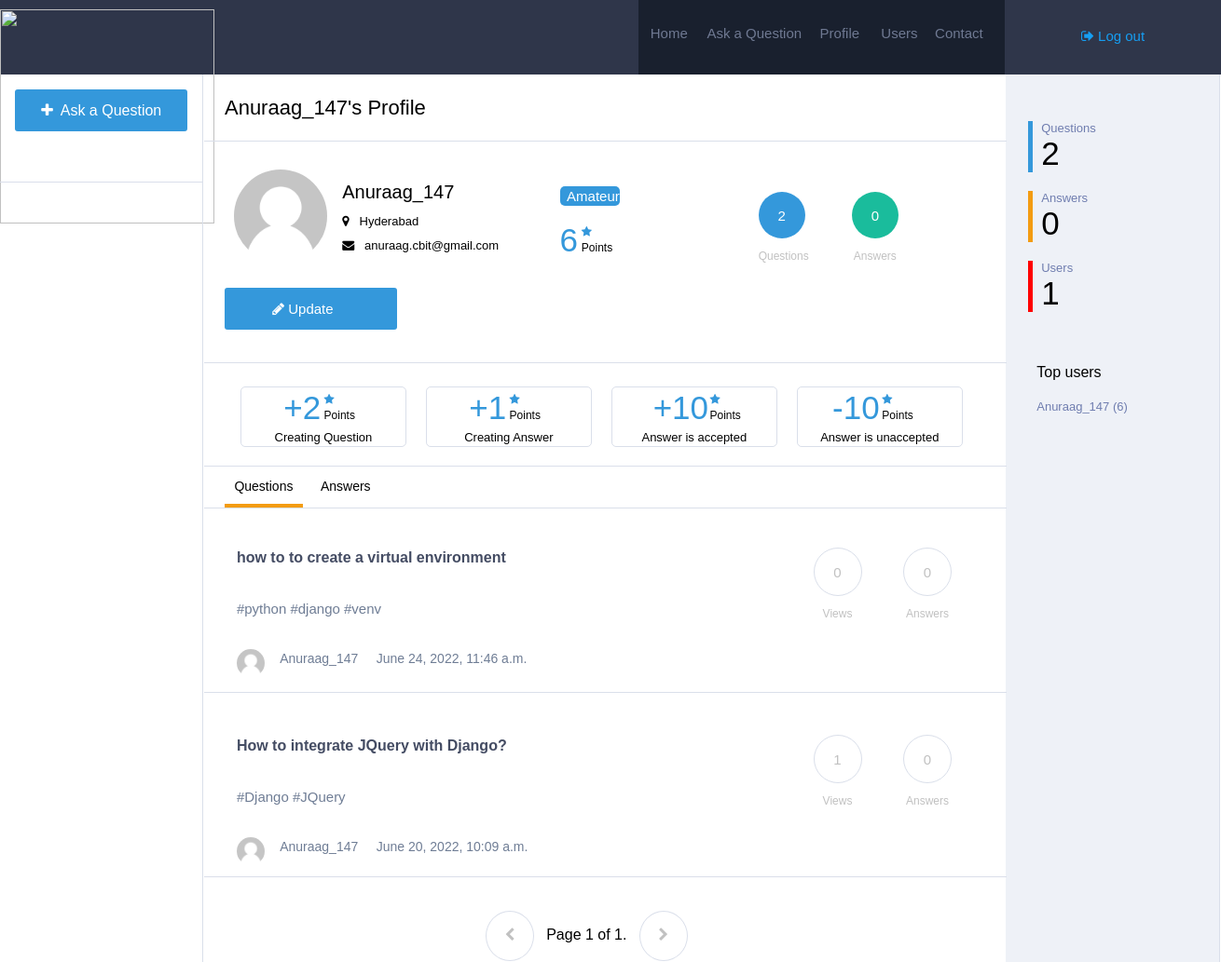
/profile/1/ (signed in), run on the app's committed database.
### Main/models.py (models this page shows, shortened)
class Profile(models.Model):
	user=models.ForeignKey(settings.AUTH_USER_MODEL,on_delete=models.CASCADE)
	image=models.ImageField(upload_to=upload_location,null=True,blank=True,)
	location=models.TextField(default="Not mentioned")
	points=models.IntegerField(default=0)
	questions=models.IntegerField(default=0)
	answers=models.IntegerField(default=0)
	def __str__(self):
		return self.user.username

class Question(models.Model):
	user=models.ForeignKey(Profile,on_delete=models.CASCADE)
	question=models.TextField()
	description=models.TextField(null=True, blank=True)
	views=models.IntegerField(default=0)
	answers=models.IntegerField(default=0)
	answered=models.IntegerField(default=0)
	timestamp=models.DateTimeField(auto_now=False, auto_now_add=True)

### Main/views.py (the view)
# urls.py: url(r'^profile/(?P<id>\d+)/$', views.profile,name='profile'),
@login_required
def profile(request, id):
  top = Profile.objects.all().order_by("-points")[:min(Profile.objects.count(),5)]
  if request.user.is_authenticated:
    profile = get_object_or_404(Profile,id=id)
    if profile.points < 100:
      color = "#3498db"
      rank = "Amateur"
    elif profile.points < 1000:
      color = "#1abc9c"
      rank = "Trainee"
    elif profile.points < 2000:
      color = "gold"
      rank = "Professor"
    else:
      color = "red"
      rank = "Legend"
  else:
    profile = get_object_or_404(Profile,id=1)
    val = ""
    percent = 100
  queryset_list=Question.objects.all().filter(user=profile).order_by("-timestamp")
  paginator = Paginator(queryset_list, 10)
  page = request.GET.get('page')
  username='Login'
  if User.is_active:
    username = User.username
  try:
    queryset = paginator.page(page)
  except PageNotAnInteger:
    queryset = paginator.page(1)
  except EmptyPage:
    queryset = paginator.page(paginator.num_pages)
  queryset_list1=Answer.objects.all().filter(user=profile).order_by("-timestamp")
  paginator1 = Paginator(queryset_list1, 10)
  page1 = request.GET.get('page1')
  username='Login'
  if User.is_active:
    username = User.username
  try:
    queryset1 = paginator1.page(page1)
  except PageNotAnInteger:
    queryset1 = paginator1.page(1)
  except EmptyPage:
    queryset1 = paginator1.page(paginator1.num_pages)
  context={
    "profile":profile,
    "color":color,
    "rank": rank,
    "object_list":queryset,
    "page":"page",
    "object_list1":queryset1,
    "page1":"page1","q":Question.objects.count(),"a":Answer.objects.count(),"u":Profile.objects.count(),"top":top
  }
  return render(request,"profile.html",context)

### templates/profile.html (shortened to what this page needs)
{% load staticfiles %}
<html>
<head>
<link rel='stylesheet' href='{% static "css/profile.css" %}'>
<link rel="stylesheet" href="https://cdnjs.cloudflare.com/ajax/libs/font-awesome/4.7.0/css/font-awesome.min.css">
</head>
<body>
	<div class="navbar">
		<div class="logo">
		</div>
		<div class="search">
		</div>
		<div class="navlinks">
			<h6><a href="{% url "home" %}">Home</a></h6> <h6 style="width: 30%;"><a href="{% url "create" %}">Ask a Question</a></h6> <h6><a href="{% url "profile" id=profile.id %}">Profile</a></h6> <h6><a href="{% url "user" %}">Users</a></h6> <h6><a>Contact</a></h6>
		</div>
		<div class="login" style="font-size: 15px;">
			{% if request.user.is_authenticated %}
			<p><a href="{% url "logout" %}"><i class="fa fa-sign-out" aria-hidden="true"></i> Log out</a></p>
			{% else %}
			<p><a href="{% url "login" %}"><i class="fa fa-sign-in" aria-hidden="true"></i> Log in / Register</a></p>
			{%endif %}
		</div>
	</div>
	<div class="main">
		<div class="links">
			<div id="ask-cont">
			<a href="{% url "create" %}" style="text-decoration: none;"><p class="ask"><i class="fa fa-plus" aria-hidden="true"></i>&nbsp Ask a Question</p></a>
			</div>
		</div>
		<div class="content">
			<table style="width: 100%;min-height: 100%;border-spacing: 0px;">
				<tr>
			<td style="width:100%; float: left;">
				<div class="heading">
					<div class="tab">
						<p>{{ profile.user }}'s Profile</p>
					</div>
				</div>
				<div class="heading cont">
					<div style="width:40%;display: inline-block;">
					{% if request.user.is_authenticated %}
					{% if profile.image %}
					<img src='{{ profile.image.url }}' id="image1"/>
					{% else %}
					<img src='{% static "image/default_user.png" %}' id="image1"/>
					{% endif %}
					<div class="mid">
						<p style="font-size: 20px;">{{ profile.user }}</p>
						<p><i class="fa fa-map-marker" aria-hidden="true"></i> &nbsp {{ profile.location }}</p>
						<p><i class="fa fa-envelope" aria-hidden="true"></i> &nbsp {{ profile.user.email }}</p>
					</div>
				</div>
					<div class="rank">
					<p style="background-color: {{ color }}; border:none;color: white">{{ rank }}</p>
					<div style="display: inline-block;">
						<p style="border:none;font-size: 35px;margin: 0px;color:#3498db">{{ profile.points }}</p>
					</div><div style="display: inline-block;margin-left: 2%;">
						<p style="border:none;font-size: 12px;margin: 0px;color:#3498db"><i class="fa fa-star" aria-hidden="true"></i></p>
						<p style="border:none;font-size: 12px;margin: 0px;">Points</p>
					</div></div>
					<div style="display: inline-block;vertical-align: middle;">
						<div class="circle" style="display: inline-block;"><h6 style="background-color: #3498db;color: white;border:none;">{{ profile.questions }}</h6><p>Questions</p></div>
						<div class="circle" style="display: inline-block;"><h6 style="background-color: #1abc9c;color: white;border:none;">{{ profile.answers }}</h6><p>Answers</p></div>
					</div>
					{% endif %}
					{% if request.user == profile.user %}
				<p style="background-color: #3498db;font-size: 15px;" class="button"><a href="{% url "profile_update" id=profile.id %}"><i class="fa fa-pencil" aria-hidden="true"></i> Update</a></p>
				{% endif %}
				</div>
			<div class="welcome">
				<div class="tab">
					<br/>
			<div class="rank1">
					<div style="display: inline-block;">
						<p style="border:none;font-size: 35px;margin: 0px;color:#3498db;margin-left: 110%;">+2</p>
					</div><div style="display: inline-block;margin-left: 27%;">
						<p style="border:none;font-size: 12px;margin: 0px;color:#3498db"><i class="fa fa-star" aria-hidden="true"></i></p>
						<p style="border:none;font-size: 12px;margin: 0px;">Points</p>
					</div>
					<p style="border:none;font-size: 13px;margin: 0px; width: 100%;text-align: center;padding-left: 0px;">Creating Question</p>
				</div>
			<div class="rank1">
					<div style="display: inline-block;">
						<p style="border:none;font-size: 35px;margin: 0px;color:#3498db;margin-left: 110%;">+1</p>
					</div><div style="display: inline-block;margin-left: 27%;">
						<p style="border:none;font-size: 12px;margin: 0px;color:#3498db"><i class="fa fa-star" aria-hidden="true"></i></p>
						<p style="border:none;font-size: 12px;margin: 0px;">Points</p>
					</div>
					<p style="border:none;font-size: 13px;margin: 0px;padding-right: 0px; width: 100%;text-align: center;padding-left: 0px;">Creating Answer</p>
				</div>
			<div class="rank1">
					<div style="display: inline-block;">
						<p style="border:none;font-size: 35px;margin: 0px;color:#3498db;margin-left: 70%;">+10</p>
					</div><div style="display: inline-block;margin-left: 25%;">
						<p style="border:none;font-size: 12px;margin: 0px;color:#3498db"><i class="fa fa-star" aria-hidden="true"></i></p>
						<p style="border:none;font-size: 12px;margin: 0px;">Points</p>
					</div>
					<p style="border:none;font-size: 13px;margin: 0px;padding-right: 0px; width: 100%;text-align: center;padding-left: 0px;">Answer is accepted</p>
				</div>
			<div class="rank1">
					<div style="display: inline-block;">
						<p style="border:none;font-size: 35px;margin: 0px;color:#3498db;margin-left: 70%;">-10</p>
					</div><div style="display: inline-block;margin-left: 22%;">
						<p style="border:none;font-size: 12px;margin: 0px;color:#3498db"><i class="fa fa-star" aria-hidden="true"></i></p>
						<p style="border:none;font-size: 12px;margin: 0px;">Points</p>
					</div>
					<p style="border:none;font-size: 13px;margin: 0px;padding-right: 0px; width: 100%;text-align: center;padding-left: 0px;">Answer is unaccepted</p>
				</div>
				</div>
			</div>
			<div class="welcome">
				<div class="tab">
					<p class="tablinks" onclick="openCity(event, 'tab1')" id="defaultOpen" style="display:inline-block;">Questions</p>
					<p class="tablinks" onclick="openCity(event, 'tab2')" style="display: inline-block;">Answers</p>
				</div>
			</div>
			<div id="tab1" class="tabcontent">
				{% for obj in object_list %}
			<div class="question">
				<div class="left">
					<h6 style="font-size: 16px;" class="ques"><strong><a href='{% url "detail" id=obj.id %}' style="text-decoration: none;color:#444c63;">{{ obj.question | truncatechars:50 }}</a></strong></h6>
					<h6 style="font-size: 15px; font-weight: normal; color: #6f7d95;" class="des">{{ obj.description | truncatechars:50 }}</h6>
					{% if obj.user.image %}
					<img src='{{ obj.user.image.url }}' id="image"/>
					{% else %}
					<img src='{% static "image/default_user.png" %}' id="image"/>
					{% endif %}
					<h6 style="font-size: 14px; font-weight: normal; color: #6f7d95;" class="des1">{{ obj.user }} &nbsp &nbsp {{ obj.timestamp }}</h6>
				</div>
				<div class="right">
					<div class="circle" style="display: inline-block;"><h6>{{ obj.views }}</h6><p>Views</p></div>
					{% if obj.answered == 0 %}
					<div class="circle" style="display: inline-block;"><h6>{{ obj.answers }}</h6><p>Answers</p></div>
					{% else %}
					<div class="circle" style="display: inline-block;"><h6 style="background-color: #1abc9c;color: white; border:none;">{{ obj.answers }}</h6><p>Answers</p></div>
					{% endif %}
				</div>
			</div>
			{% endfor %}
			<br/><br/>
			<div class="page" style="width: 79%;">
				{% if object_list.has_previous %}
	            <a href="?page={{ object_list.previous_page_number }} & q={{ request.GET.q }}"><i class="fa fa-chevron-left" aria-hidden="true" style="background-color: #1abc9c;color: white; border:none;"></i></a>
	            {% else %}
	            <a><i class="fa fa-chevron-left" aria-hidden="true"></i></a>
	        	{% endif %}
	        	<span class="current">
	            &nbsp Page {{ object_list.number }} of {{ object_list.paginator.num_pages }}. &nbsp
	        	</span>
	        	{% if object_list.has_next %}
	            <a href="?page={{ object_list.next_page_number }} & q={{ request.GET.q }}" ><i class="fa fa-chevron-right " aria-hidden="true" style="background-color: #1abc9c;color: white; border:none;"></i></a>
	            {% else %}
	            <a><i class="fa fa-chevron-right " aria-hidden="true"></i></a>
	        	{% endif %}
	        </div>
			</div>
			</td>
			<td class="stats" style="padding-top: 30px;vertical-align: top;">
				<div class="bor" style="border-left-color: #3498db">
					<p class="stat_q">Questions</p>
					<p class="stat_a">{{ q }}</p>
				</div>
				<div class="bor" style="border-left-color: #f39c12;">
					<p class="stat_q">Answers</p>
					<p class="stat_a">{{ a }}</p>
				</div>
				<div class="bor" style="border-left-color: red;">
					<p class="stat_q">Users</p>
					<p class="stat_a">{{ u }}</p>
				</div>
				<div class="bor" style="border:none; padding-top: 40px;">
					<p>Top users</p>
					{% for obj in top %}
					<p class="stat_q"><a  href="{% url "profile" id=obj.id %}" style="color: #6f7daf;text-decoration: none;">{{ obj.user }} ({{obj.points}})</a></p>
					{% endfor %}
				</div>
			</td>
		</tr>
		</table>
		</div>
	</div>
</body>
</html>

### static/css/profile.css (style rules this page uses)
body { min-width: 1300px; margin: 0px; font-family: sans-serif; }
.navbar { width: 100%; background-color: #2f364a; height:80px; }
.logo { float: left; width:10%; height:100%; }
.search { float: left; height: 100%; width: 42.3%; }
.navlinks { float: left; width:30%; background-color: #19202e; height:100%; }
.navlinks h6 { margin-top:27px; float: left; width:16%; text-align: center; margin-left: 0.3%; }
.navlinks h6 a { text-decoration: none; color: #6f7992; font-weight: normal; font-size:15px; }
.login { float: left; height: 100%; width: 17.7%; text-align: center; }
.login p { margin-top: 30px; }
.login a { text-decoration: none; color: #169ef2; }
.main { width: 100%; }
.links { float: left; top:80px; height: 100%; width:16.6%; }
.ask { margin-left: 7.5%; width:85%; height: 31px; border-style: none; border-radius: 3px; background-color: #3498db; color: white; padding-top: 14px; text-align: center; }
#ask-cont { border-bottom-style: solid; border-bottom-color: #dadfea; border-bottom-width: 1px; height:99px; }
.content { float: left; width: 83.2%; border-right-style: solid; border-right-color: #dadfea; border-right-width: 1px; border-left-style: solid; border-left-color: #dadfea; border-left-width: 1px; height: auto; }
.heading { padding-left: 2.5%; font-size: 22px; border-bottom-style: solid; border-bottom-color: #dadfea; border-bottom-width: 1px; margin-bottom: -1px; }
.welcome { padding-left: 2.5%; font-size: 14px; border-bottom-style: solid; border-bottom-color: #dadfea; border-bottom-width: 1px; }
.stats { background-color: #eef1f7; width:21%; }
.welcome p { width: 10%; text-align: center; margin-bottom: 0px; padding-bottom: 11px; cursor: pointer; margin-top: 0px; padding-top: 13px; }
.tab .active { border-bottom-style: solid; border-bottom-color: #f39c12; border-bottom-width: 4px; }
.cont { margin-top: 20px; padding-bottom:20px; }
#image { width: 30px; height: 30px; border-radius: 50%; margin-bottom: 27px; float: left; }
.des1 { margin-top: 37px; margin-left: 8%; }
#image1 { width: 100px; height: 100px; border-radius: 50%; vertical-align: middle; margin-left: 3%; display: inline-block; }
.button { width:20%; height: 31px; border-style: none; border-radius: 3px; padding-top: 14px; padding-right: 2%; text-align: center; display: inline-block; margin-right: 2%; }
.button a { color: white; text-decoration: none; }
.question { border-bottom-style: solid; border-bottom-color: #dadfea; border-bottom-width: 1px; padding-left: 4%; padding-top: 7px; height: 170px; padding-bottom: 20px; }
.left { width: 70%; float: left; }
.right { width:30%; float: right; }
.mid { display: inline-block; line-height: 10px; margin-left: 3%; vertical-align: middle; }
.mid p { font-size: 13px; }
.circle h6 { border-radius: 50%; width:50px; height: 33px; text-align: center; padding-top:17px; font-size: 15px; font-weight: normal; margin-bottom: 0px; margin-left: 40px; border-style: solid; border-width: 1px; border-color: #dadfea; color:#c1c1c1; }
.circle p { color:#c1c1c1; font-size: 12px; text-align: center; margin-left: 40px; }
.rank { width: 20%; margin-left: 2%; display: inline-block; vertical-align: middle; }
.rank p { width: 30%; margin-left: 1%; padding-left: 4%; padding-bottom: 2px; padding-top: 2px; padding-right: 4%; font-size: 15px; border-style: solid; border-color: #dadfea; border-width: 1px; border-radius: 5px; }
.page { width: 100%; float: left; margin-left: 35%; }
.page i { border-style: solid; border-width: 1px; border-color: #dadfea; border-radius: 50%; width:50px; height: 35px; text-align: center; padding-top:17px; font-size: 15px; font-weight: normal; color:#c1c1c1; }
.stat_q { font-size: 13px; margin-bottom: 0px; margin-top: 20px; color: #6f7daf; }
.stat_a { font-size: 35px; margin-top: 0px; margin-bottom: 0px; }
.bor { border-left-style: solid; border-left-width: 5px; padding-left: 4%; margin-left: 10%; }
.rank1 { width: 21%; margin-left: 2%; display: inline-block; vertical-align: top; margin-top: 10px; margin-bottom: 20px; border-style: solid; border-color: #dadfea; border-width: 1px; border-radius: 5px; }
.rank1 p { width: 30%; margin-left: 1%; padding-left: 4%; padding-bottom: 2px; padding-top: 2px; padding-right: 4%; font-size: 15px; border-style: solid; border-color: #dadfea; border-width: 1px; border-radius: 5px; }

### data on the page
Profile: user "Anuraag_147", location "Hyderabad", user.email "anuraag.cbit@gmail.com", points "6", questions "2", answers "0"
Question: question "how to to create a virtual environment", description "#python #django #venv", user "Anuraag_147", timestamp "June 24, 2022, 11:46 a.m.", views "0", answers "0"
Question: question "How to integrate JQuery with Django?", description "#Django #JQuery", user "Anuraag_147", timestamp "June 20, 2022, 10:09 a.m.", views "1", answers "0"

### other printed values
{{ rank }} "Amateur"
{{ object_list.number }} "1"
{{ object_list.paginator.num_pages }} "1"
{{ q }} "2"
{{ a }} "0"
{{ u }} "1"
